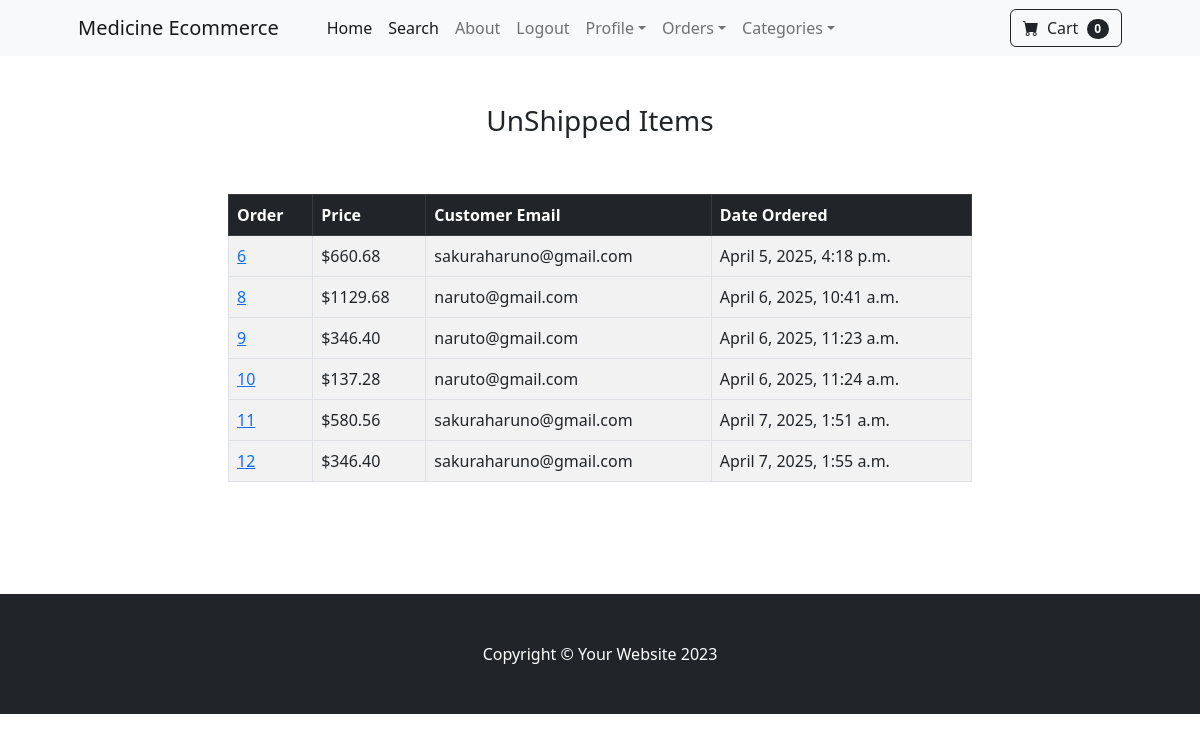
Page /payment/not_shipped_dash (signed in) on the committed database.
### payment/models.py (models this page shows, shortened)
class Order(models.Model):
	user = models.ForeignKey(User, on_delete=models.CASCADE, null=True, blank=True)
	full_name = models.CharField(max_length=250)
	email = models.EmailField(max_length=250)
	shipping_address = models.TextField(max_length=15000)
	amount_paid = models.DecimalField(max_digits=7, decimal_places=2)
	date_ordered = models.DateTimeField(auto_now_add=True)
	shipped = models.BooleanField(default=False)
	date_shipped = models.DateTimeField(blank=True, null=True)

### payment/views.py (the view, shortened to what this page needs)
# urls.py: path('not_shipped_dash',views.not_shipped_dash, name='not_shipped_dash'),
def not_shipped_dash(request):
	if request.user.is_authenticated and request.user.is_superuser:
		orders = Order.objects.filter(shipped=False)
		return render(request, "not_shipped_dash.html", {"orders":orders})
	else:
		messages.success(request, "Access Denied")
		return redirect('home')

### cart/cart.py (called while the page is built)
    def __len__(self):
        return len(self.cart)

### cart/context_processors.py (called while the page is built)
def cart(request):
    return {'cart': Cart(request)}

### payment/templates/not_shipped_dash.html
{% extends "base.html" %}
{% block content %}
    <div class = "container">
        <div class="row">
            <center>
                <div class="col-8">
                    <br></br>
                    <h3>UnShipped Items</h3>
                    <br></br>
                    <table class="table table-striped table-bordered table-hover">
                        <thead class="table-dark">
                          <tr>
                            <th scope="col">Order</th>
                            <th scope="col">Price</th>
                            <th scope="col">Customer Email</th>
                            <th scope="col">Date Ordered</th>
                          </tr>
                        </thead>
                        <tbody>
                        {% for item in orders %}
                          <tr>
                            <td><a href="{% url 'orders' item.id %}">{{item.id}}</a></td>
                            <td>${{item.amount_paid}}</td>
                            <td>{{item.email}}</td>
                            <td>{{item.date_ordered}}</td>
                          </tr>
                        </tbody>
                        {% endfor %}
                      </table>
                </div>
            </center>
        </div>
        <br></br>
        <br></br>
    </div>
{%endblock%}

### rows in the picture
Order: id "6", amount_paid "660.68", email "sakuraharuno@gmail.com", date_ordered "April 5, 2025, 4:18 p.m."
Order: id "8", amount_paid "1129.68", email "naruto@gmail.com", date_ordered "April 6, 2025, 10:41 a.m."
Order: id "9", amount_paid "346.40", email "naruto@gmail.com", date_ordered "April 6, 2025, 11:23 a.m."
Order: id "10", amount_paid "137.28", email "naruto@gmail.com", date_ordered "April 6, 2025, 11:24 a.m."
Order: id "11", amount_paid "580.56", email "sakuraharuno@gmail.com", date_ordered "April 7, 2025, 1:51 a.m."
Order: id "12", amount_paid "346.40", email "sakuraharuno@gmail.com", date_ordered "April 7, 2025, 1:55 a.m."

### other values in the picture
{{ cart|length }} "0"
